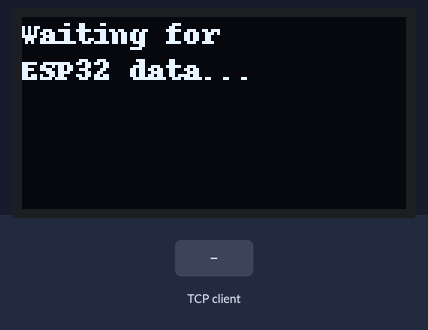
The program below on a simulated Raspberry Pi (BCM pin numbers). Parts: 128×64 one-colour display. The inputs (shaded band) are chosen by the test bench. One TCP client connects 1 s after the port opens and stays connected; what the program prints to the terminal is not drawn.

Above: at 1.3 s.
1.4 s: the TCP client sends "1\n"
Timing chart, 0 to 4.4 s (numbered marks = the images above; inputs shaded):
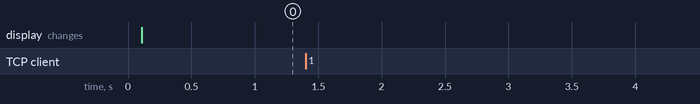

The program:

oled.py
```python
import socket
import board
import busio
import adafruit_ssd1306
from PIL import Image, ImageDraw, ImageFont

# ---------------------------------------------------------------------------
# CALIBRATION (placeholder - replace after running calibrate_fit.py)
# ---------------------------------------------------------------------------
CAL_SLOPE = 1.0       # TODO: replace with fitted slope
CAL_INTERCEPT = 0.0   # TODO: replace with fitted intercept


def calibrate_hb(raw_index):
    """Convert the raw Hb index into an estimated Hb value in g/dL.
    Formula: Hb = slope * raw_index + intercept
    This is only meaningful once CAL_SLOPE/CAL_INTERCEPT are fitted from
    real reference data - see calibrate_fit.py.
    """
    return CAL_SLOPE * raw_index + CAL_INTERCEPT


# ---------------------------------------------------------------------------
# OLED SETUP
# ---------------------------------------------------------------------------
i2c = busio.I2C(board.SCL, board.SDA)
oled = adafruit_ssd1306.SSD1306_I2C(128, 64, i2c, addr=0x3C)
oled.fill(0)
oled.show()

image = Image.new("1", (oled.width, oled.height))
draw = ImageDraw.Draw(image)
font = ImageFont.load_default()


def show_on_oled(lines):
    draw.rectangle((0, 0, oled.width, oled.height), outline=0, fill=0)
    y = 0
    for line in lines:
        draw.text((0, y), line, font=font, fill=255)
        y += 12
    oled.image(image)
    oled.show()


# ---------------------------------------------------------------------------
# WIFI SERVER - receives data sent by the ESP32
# ---------------------------------------------------------------------------
HOST = "0.0.0.0"
PORT = 5000

show_on_oled(["Waiting for", "ESP32 data..."])

with socket.socket(socket.AF_INET, socket.SOCK_STREAM) as server:
    server.setsockopt(socket.SOL_SOCKET, socket.SO_REUSEADDR, 1)
    server.bind((HOST, PORT))
    server.listen(1)
    print(f"Listening for ESP32 on port {PORT}...")

    while True:
        conn, addr = server.accept()
        with conn:
            data = conn.recv(1024).decode().strip()
            if not data:
                continue

            print(f"Received from {addr}: {data}")
            try:
                red, green, ir, raw_index = data.split(",")
                raw_index = float(raw_index)
                hb_estimate = calibrate_hb(raw_index)

                show_on_oled([
                    f"Red:  {red}",
                    f"Green:{green}",
                    f"IR:   {ir}",
                    f"Hb: {hb_estimate:.2f} g/dL",
                ])

                print(f"Raw index: {raw_index:.4f} -> Hb estimate: {hb_estimate:.2f} g/dL")
            except ValueError:
                print(f"Malformed data, skipping: {data}")
```

Measured:
- after the input at 1.4 s, every drawn part: stays the same
